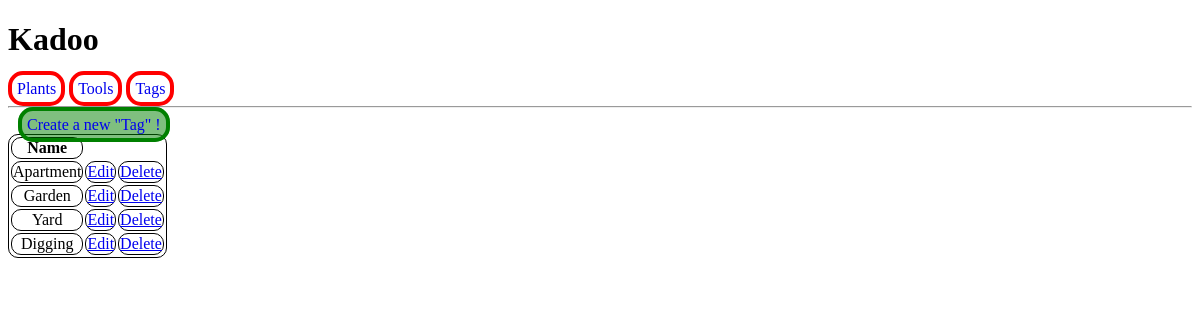
The app's page /tags/ with its own data.
### Backend/models.py (models this page shows, shortened)
class Tag(models.Model):
    id = models.UUIDField(default = uuid.uuid4, unique = True, primary_key = True, editable = False)
    name = models.CharField(max_length = 50, unique = True)
    usage = models.CharField(max_length = 50, null = True, blank = True)
    created = models.DateTimeField(auto_now_add = True, blank=True)
    modified = models.DateField(auto_now = True, blank=True)

### Backend/views.py (the view)
# urls.py: path('tags/', views.tagPage, name='tags'),
def tagPage(request):
    tags = Tag.objects.all()
    context = {'tags':tags}
    return render(request, 'Backend/tagsTable.html', context)

### Backend/templates/Backend/tagsTable.html
{% extends 'main.html' %}
{% block content %}
<a class="btn" href="{% url 'createTag' %}">Create a new "Tag" !</a>
<table>
    <tr>
        <th>Name</th>
    </tr>
    {% for tag in tags %}
    <tr>
        <td>{{tag.name}}</td>
        <td><a href="{% url 'updateTag' tag.id %}">Edit</a></td>
        <td><a href="{% url 'deleteTag' tag.id %}">Delete</a></td>
    </tr>
    {% endfor %}
</table>
{% endblock content %}

### static/styles/main.css (style rules this page uses)
table, th, td { border: 1px solid black; border-radius: 10px; text-align: center; }
a.btn { padding: 5px; margin: 10px; border: 4px solid green; background-color: rgba(0,128,0,0.5); border-radius: 15px; text-decoration: none; }

### records on screen
Tag: name "Apartment"
Tag: name "Garden"
Tag: name "Yard"
Tag: name "Digging"
